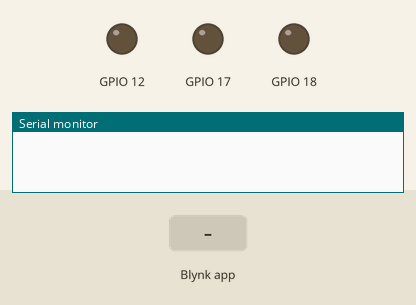
A program run on a simulated ESP32-S3. Shown: output pins drawn as LEDs (lit = HIGH), the last lines printed to the serial monitor. Inputs (shaded band) come from the test bench. WiFi joins after 1.5 s; servers stay silent unless stated; random numbers use the default seed unless the program sets one.

Above: at 0.2 s.
At 2.9 s:
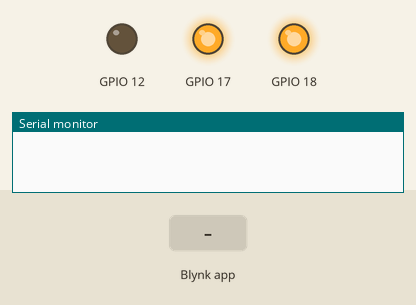
At 9.8 s:
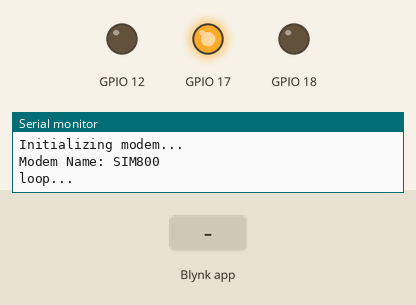
9.9 s: Blynk app writes 1 to V0
12.1 s: Blynk app writes 0 to V0
Timing chart, 0 to 15.1 s (numbered marks = the images above; inputs shaded):
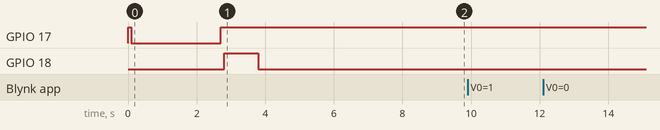

The program:

main.cpp
```cpp
#include <Arduino.h>
#include "../lib/t_sim767xg_s3.h"

/*************************************************************
  Download latest Blynk library here:
    https://github.com/blynkkk/blynk-library/releases/latest

  Blynk is a platform with iOS and Android apps to control
  Arduino, Raspberry Pi and the likes over the Internet.
  You can easily build graphic interfaces for all your
  projects by simply dragging and dropping widgets.

    Downloads, docs, tutorials: http://www.blynk.cc
    Sketch generator:           http://examples.blynk.cc
    Blynk community:            http://community.blynk.cc
    Follow us:                  http://www.fb.com/blynkapp
                                http://twitter.com/blynk_app

  Blynk library is licensed under MIT license
  This example code is in public domain.

 *************************************************************
  Attention! Please check out TinyGSM guide:
    https://tiny.cc/tinygsm-readme

  Change GPRS apm, user, pass, and Blynk auth token to run :)
  Feel free to apply it to any other example. It's simple!

 *************************************************************/

/* Fill in information from Blynk Device Info here */
#define BLYNK_TEMPLATE_ID           "TMPxxxxxx"
#define BLYNK_TEMPLATE_NAME         "Device"
#define BLYNK_AUTH_TOKEN            "YourAuthToken"

// Default heartbeat interval for GSM is 60
// If you want override this value, uncomment and set this option:
//#define BLYNK_HEARTBEAT 30

#include <TinyGsmClient.h>
#include <BlynkSimpleTinyGSM.h>

BlynkTimer timer;
TinyGsm modem(SerialAT);

// Your GPRS credentials
// Leave empty, if missing user or pass
char apn[]  = "orangeworld";
char user[] = "";
char pass[] = "";


BLYNK_WRITE(V0)
{
    if (param.asInt() == 1) {
        Serial.println("OFF");
        Blynk.logEvent("LED STATE", "OFF");
    } else {
        Serial.println("ON");
        Blynk.logEvent("LED STATE", "ON");
    }
}

void sendRandomData()
{
    //Send randomly generated fake data
    float h = random(0, 100);
    float t = random(0, 50);
    Serial.printf("Hum = %f \t",h);
    Serial.printf("Tem = %f \n",t);
    Blynk.virtualWrite(V1, h);
    Blynk.virtualWrite(V2, t);
}

void initModen()
{
// Turn on DC boost to power on the modem
// There is no modem power control, the LED Pin is used as a power indicator here.
#ifdef BOARD_POWERON_PIN
    pinMode(BOARD_POWERON_PIN, OUTPUT);
    //digitalWrite(BOARD_POWERON_PIN, HIGH);
    digitalWrite(BOARD_POWERON_PIN, LOW);
#endif

    // Set modem reset pin ,reset modem
    pinMode(MODEM_RESET_PIN, OUTPUT);
    digitalWrite(MODEM_RESET_PIN, !MODEM_RESET_LEVEL); delay(100);
    digitalWrite(MODEM_RESET_PIN, MODEM_RESET_LEVEL); delay(2600);
    digitalWrite(MODEM_RESET_PIN, !MODEM_RESET_LEVEL);
    // Turn on modem
    pinMode(BOARD_PWRKEY_PIN, OUTPUT);
    digitalWrite(BOARD_PWRKEY_PIN, LOW);
    delay(100);
    digitalWrite(BOARD_PWRKEY_PIN, HIGH);
    delay(1000);
    digitalWrite(BOARD_PWRKEY_PIN, LOW);

    // Set modem baud
    SerialAT.begin(115200, SERIAL_8N1, MODEM_RX_PIN, MODEM_TX_PIN);

    Serial.println("Start modem...");
    delay(3000);

    // Restart takes quite some time
    // To skip it, call init() instead of restart()
    Serial.println("Initializing modem...");
    if (!modem.init()) {
        Serial.println("Failed to restart modem, delaying 10s and retrying");
        return;
    }

    String name = modem.getModemName();
    Serial.println("Modem Name: " + name);
}


void setup()
{
    Serial.begin(115200);
    initModen();

    Blynk.begin(BLYNK_AUTH_TOKEN, modem, apn, user, pass);
    // Setup a function to be called every two second
    timer.setInterval(2000L, sendRandomData);

    Serial.println("loop...");
}

void loop()
{
    Blynk.run();
    timer.run();
}
```
